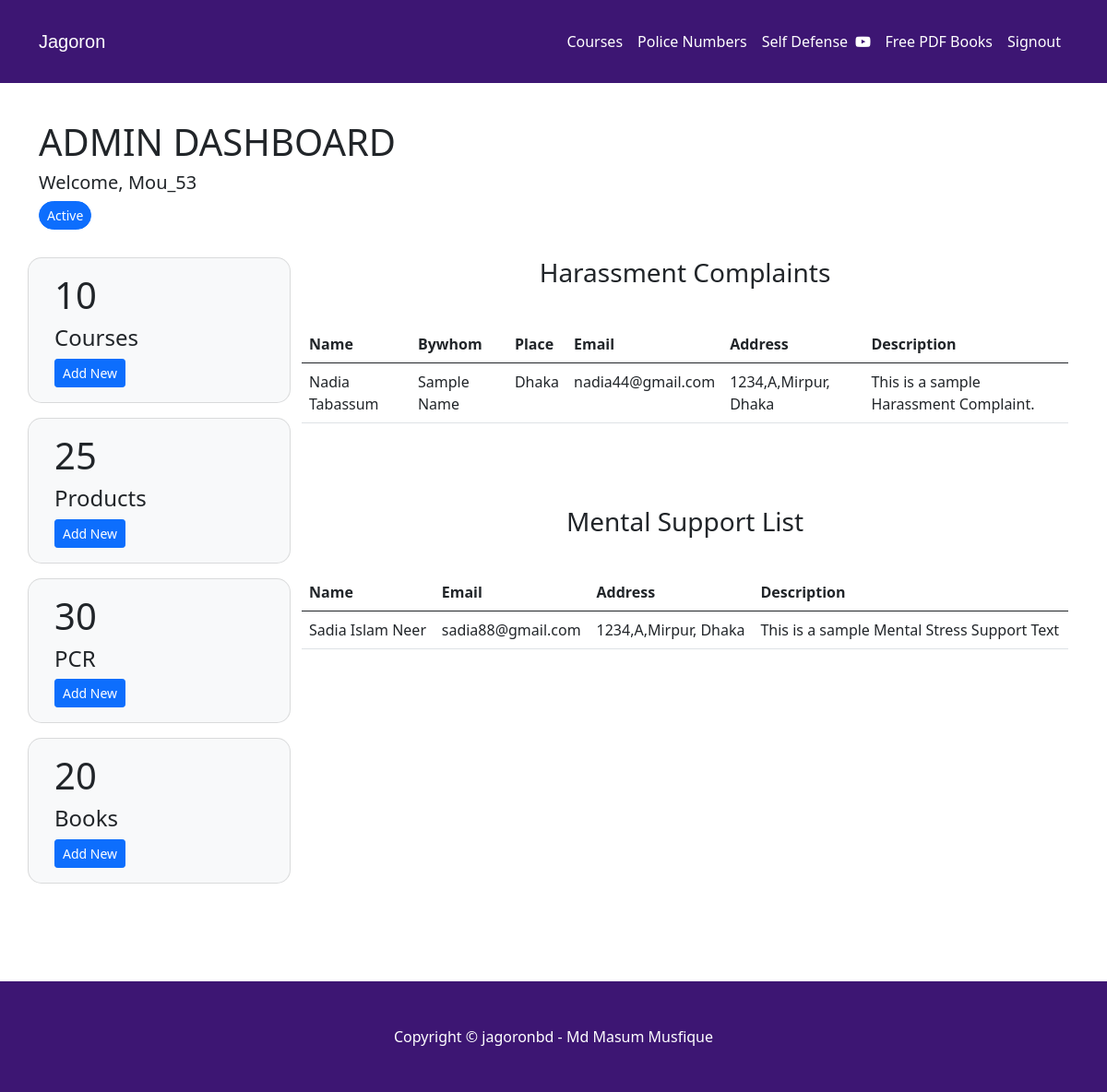
The page /adminDashBoard.php (signed in) on the database its author committed.
### tables this page shows
CREATE TABLE `Harassment_Complaint` (
  `sno` int(7) NOT NULL,
  `Name` varchar(60) NOT NULL,
  `Bywhom` varchar(60) NOT NULL,
  `Place` varchar(150) NOT NULL,
  `Email` varchar(150) NOT NULL,
  `Address` varchar(150) NOT NULL,
  `Description` varchar(255) NOT NULL
);

CREATE TABLE `MENTAL_SUPPORT` (
  `sno` int(11) NOT NULL,
  `Name` varchar(60) NOT NULL,
  `Email` varchar(60) NOT NULL,
  `Address` varchar(150) NOT NULL,
  `Description` varchar(255) NOT NULL
);

### adminDashBoard.php (the view, shortened to what this page needs)
<!DOCTYPE html>
<html lang="en">
<head>
    <link rel="stylesheet" href="https://cdnjs.cloudflare.com/ajax/libs/font-awesome/4.7.0/css/font-awesome.min.css">
    <link href="https://cdn.jsdelivr.net/npm/bootstrap@5.0.2/dist/css/bootstrap.min.css" rel="stylesheet">
</head>
<body>
  <nav class="navbar navbar-expand-lg navbar-light" style="background-color: #3D1673; padding: 25px;">
    <div class="container">
      <a class="navbar-brand" href="index.html"
        style="font-family: Poppins, Arial; color: white; font-weight: 400;">Jagoron</a>
      <div class="collapse navbar-collapse" id="navbarSupportedContent">
      <ul class="navbar-nav me-auto mb-2 mb-lg-0">
        <li class="nav-item">
          <a class="nav-link active" aria-current="page" href="#"></a>
        </li>
      </ul>
      <form class="d-flex">
      <ul class="navbar-nav me-auto mb-2 mb-lg-0">
          <li class="nav-item">
            <a class="nav-link" href="#courses" style="color: white">Courses</a>
          </li>
          <li class="nav-item">
            <a class="nav-link" href="policebd.html" style="color: white">Police Numbers</a>
          </li>
          <li class="nav-item">
            <a class="nav-link" style="color: white" href="#Tutorials">Self Defense&nbsp; <i
                class="fa fa-youtube-play"></i></a>
          </li>
          <li class="nav-item">
            <a class="nav-link" href="index.html" style="color: white">Free PDF Books</a>
          </li>
          <li class="nav-item">
            <a class="nav-link" style="color: white" href="index.html">Signout</a>
          </li>
        </ul>
      </form>
      </div>
    </div>
  </nav>
    <div class="container">
      <div class="row">
          <div class="col-md-7 col-lg-7 col-12" style="display: flex">
              <div style="margin-top: 40px;">
                <h1>ADMIN DASHBOARD</h1>
                <h5>Welcome, <?php echo $_SESSION['username']?></h5>
                <button type="button" class="btn btn-primary btn-sm" style="border-radius: 30px;">Active</button>
              </div>
          </div>
          <div class="col-md-5 col-lg-5"></div>
      </div>
        <div class="row" style="margin-top: 30px">
          <div class="col-md-3 col-lg-3 col-12">
              <div class="row">
                  <div class="card text-dark bg-light mb-3" style="max-width: 18rem; border-radius: 15px">
                    <div class="card-body">
                      <h1 class="card-title">10</h1>
                      <h4>Courses</h4>
                          <button type="button" class="btn btn-primary btn-sm" data-bs-toggle="modal" data-bs-target="#addNewCourseModal">
                            Add New
                          </button>
                    </div>
                  </div>
              </div>
              <div class="row">
                <div class="card text-dark bg-light mb-3" style="max-width: 18rem; border-radius: 15px">
                  <div class="card-body">
                    <h1 class="card-title">25</h1>
                    <h4>Products</h4>
                            <button type="button" class="btn btn-primary btn-sm" data-bs-toggle="modal" data-bs-target="#addNewProductModal">
                            Add New
                          </button>
                  </div>
                </div>
              </div>
              <div class="row">
                <div class="card text-dark bg-light mb-3" style="max-width: 18rem; border-radius: 15px">
                  <div class="card-body">
                    <h1 class="card-title">30</h1>
                    <h4>PCR</h4>
                          <button type="button" class="btn btn-primary btn-sm" data-bs-toggle="modal" data-bs-target="#addNewPCRModal">
                            Add New
                          </button>
                  </div>
                </div>
              </div>
              <div class="row">
                <div class="card text-dark bg-light mb-3" style="max-width: 18rem; border-radius: 15px">
                  <div class="card-body">
                    <h1 class="card-title">20</h1>
                    <h4>Books</h4>
                            <button type="button" class="btn btn-primary btn-sm" data-bs-toggle="modal" data-bs-target="#addNewBookModal">
                            Add New
                          </button>
                  </div>
                </div>
              </div>
          </div>
          <div class="col-md-9 col-lg-9 col-12">
          <div class="div text-center" id="feedback">
              <h3 style="margin-bottom: 40px">
                Harassment Complaints
              </h3>
          </div>
            <table class="table">
              <thead>
                <tr>
                  <th scope="col">Name</th>
                  <th scope="col">Bywhom</th>
                  <th scope="col">Place</th>
                  <th scope="col">Email</th>
                  <th scope="col">Address</th>
                  <th scope="col">Description</th>
                </tr>
              </thead>
              <tbody>
                <?php
                 $host = 'localhost';
	               $user = 'root';
	               $pass = '';
	               $db = 'jagoron';
	               $mysqli = new mysqli($host,$user,$pass,$db) or die($mysqli->error);
	               $sql1 = "select * FROM Harassment_Complaint";
                  $result1 = mysqli_query($mysqli, $sql1);
                    if ($result1->num_rows > 0):
                ?>
                <?php while($array=mysqli_fetch_row($result1)): ?>
                <tr>
                    <td><?php echo $array[1];?></td>
                    <td><?php echo $array[2];?></td>
                    <td><?php echo $array[3];?></td>
                    <td><?php echo $array[4];?></td>
                    <td><?php echo $array[5];?></td>
                    <td><?php echo $array[6];?></td>
                </tr>
                <?php endwhile; ?>
                <?php else: ?>
                <tr>
                   <td colspan="3" rowspan="1" headers="">No Data Found</td>
                </tr>
                <?php endif; ?>
              </tbody>
            </table>
          <div class="div text-center" id="feedback">
              <h3 style="margin-bottom: 40px; margin-top: 90px">
                  Mental Support List
              </h3>
          </div>
            <table class="table">
              <thead>
                <tr>
                  <th scope="col">Name</th>
                  <th scope="col">Email</th>
                  <th scope="col">Address</th>
                  <th scope="col">Description</th>
                </tr>
              </thead>
              <tbody>
                <?php
                 $host = 'localhost';
	               $user = 'root';
	               $pass = '';
	               $db = 'jagoron';
	               $mysqli = new mysqli($host,$user,$pass,$db) or die($mysqli->error);
	               $sql2 = "select * FROM MENTAL_SUPPORT";
                  $result2 = mysqli_query($mysqli, $sql2);
                    if ($result2->num_rows > 0):
                ?>
                <?php while($array=mysqli_fetch_row($result2)): ?>
                <tr>
                    <td><?php echo $array[1];?></td>
                    <td><?php echo $array[2];?></td>
                    <td><?php echo $array[3];?></td>
                    <td><?php echo $array[4];?></td>
                </tr>
                <?php endwhile; ?>
                <?php else: ?>
                <tr>
                   <td colspan="3" rowspan="1" headers="">No Data Found</td>
                </tr>
                <?php endif; ?>
              </tbody>
            </table>
          </div>
        </div>
    </div>
<footer class="py-5" style="background-color: #3D1673; margin-top: 90px;">
  <div class="container">
    <p class="m-0 text-center text-white">Copyright &copy; jagoronbd - Md Masum Musfique</p>
  </div>
</footer>
</body>
</html>

### adminDashBoard.php (style rules this page uses)
body { background-color: #ffffff; }

### rows shown on the page
harassment_complaint: Name "Nadia Tabassum", Bywhom "Sample Name", Place "Dhaka", Email "nadia44@gmail.com", Address "1234,A,Mirpur, Dhaka", Description "This is a sample Harassment Complaint."
mental_support: Name "Sadia Islam Neer", Email "sadia88@gmail.com", Address "1234,A,Mirpur, Dhaka", Description "This is a sample Mental Stress Support Text"

### other values the page prints
$_SESSION['username'] "Mou_53"
